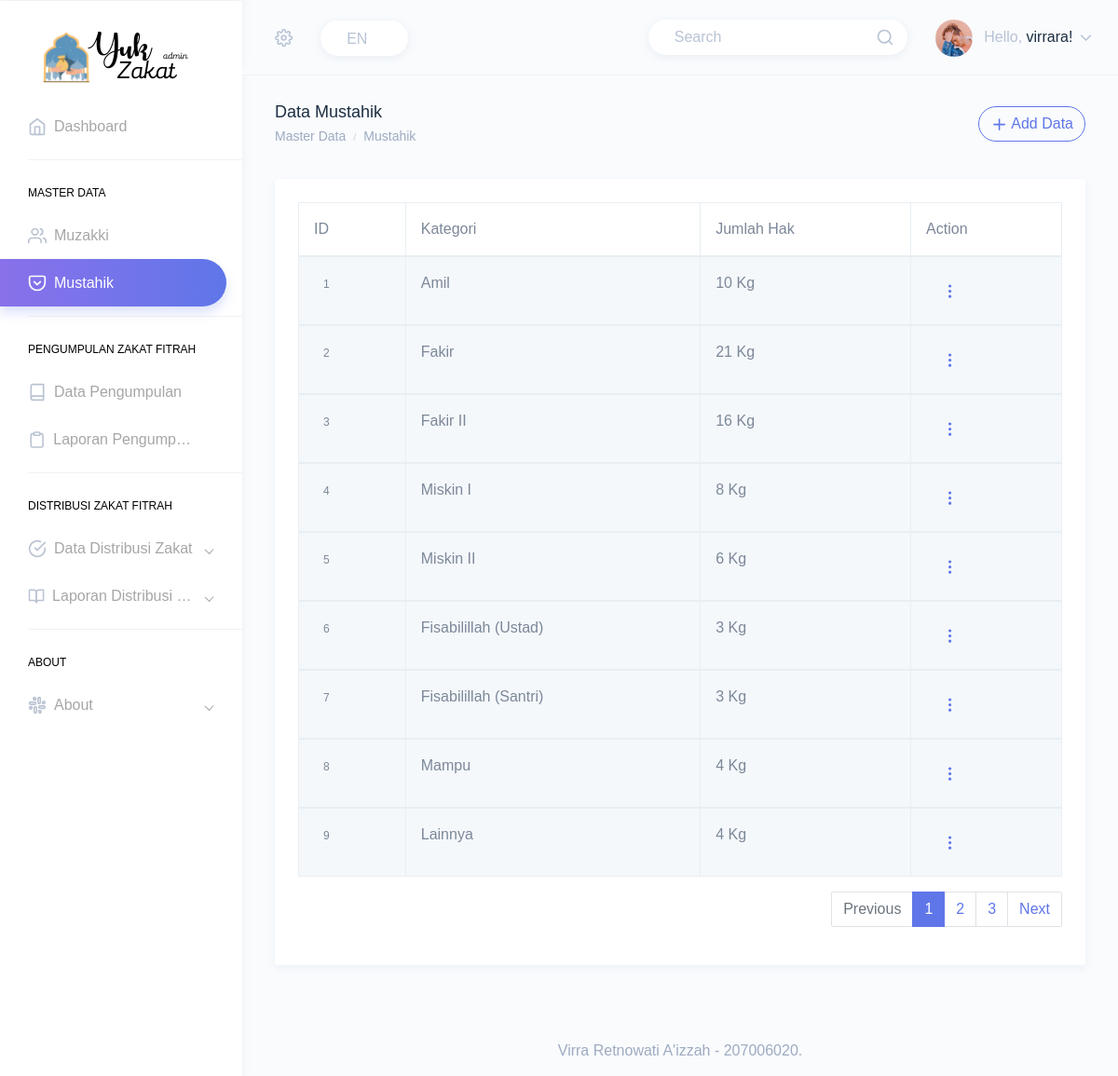
/html/mustahik.php (signed in), run on the app's committed database.
### tables this page shows
CREATE TABLE `kategori_mustahik` (
  `id_kategori` int(11) NOT NULL,
  `nama_kategori` varchar(100) NOT NULL,
  `jumlah_hak` varchar(12) NOT NULL
);

### html/mustahik.php (the view, shortened to what this page needs)
<!DOCTYPE html>
<html dir="ltr" lang="en">
<head>
    <link href="../dist/css/style.min.css" rel="stylesheet">
</head>
<body>
    <div id="main-wrapper" data-theme="light" data-layout="vertical" data-navbarbg="skin6" data-sidebartype="full" data-sidebar-position="fixed" data-header-position="fixed" data-boxed-layout="full">
        <header class="topbar" data-navbarbg="skin6">
            <nav class="navbar top-navbar navbar-expand-md">
                <div class="navbar-header" data-logobg="skin6">
                    <div class="navbar-brand">
                        <a href="\zakatfitrah/index.php">
                            <b class="logo-icon">
                                <img src="../assets/images/logo1.png" alt="homepage" class="dark-logo" />
                            </b>
                        </a>
                    </div>
                </div>
                <div class="navbar-collapse collapse" id="navbarSupportedContent">
                    <ul class="navbar-nav float-left mr-auto ml-3 pl-1">
                        <li class="nav-item dropdown">
                            <a class="nav-link dropdown-toggle" href="#" id="navbarDropdown" role="button"
                                data-toggle="dropdown" aria-haspopup="true" aria-expanded="false">
                                <i data-feather="settings" class="svg-icon"></i>
                            </a>
                        </li>
                        <li class="nav-item d-none d-md-block">
                            <a class="nav-link" href="javascript:void(0)">
                                <div class="customize-input">
                                    <select
                                        class="custom-select form-control bg-white custom-radius custom-shadow border-0">
                                        <option selected>EN</option>
                                    </select>
                                </div>
                            </a>
                        </li>
                    </ul>
                    <ul class="navbar-nav float-right">
                        <li class="nav-item d-none d-md-block">
                            <a class="nav-link" href="javascript:void(0)">
                                <form>
                                    <div class="customize-input">
                                        <input class="form-control custom-shadow custom-radius border-0 bg-white"
                                            type="search" placeholder="Search" aria-label="Search">
                                        <i class="form-control-icon" data-feather="search"></i>
                                    </div>
                                </form>
                            </a>
                        </li>
                        <li class="nav-item dropdown">
                            <a class="nav-link dropdown-toggle" href="javascript:void(0)" data-toggle="dropdown"
                                aria-haspopup="true" aria-expanded="false">
                                <img src="../assets/images/users/profile-pic.jpg" alt="user" class="rounded-circle"
                                    width="40">
                                <span class="ml-2 d-none d-lg-inline-block"><span>Hello,</span> <span
                                        class="text-dark"><?php echo "" . $_SESSION['username'] ."!". ""; ?></span> <i data-feather="chevron-down"
                                        class="svg-icon"></i></span>
                            </a>
                        </li>
                    </ul>
                </div>
            </nav>
        </header>
        <aside class="left-sidebar" data-sidebarbg="skin6">
            <div class="scroll-sidebar" data-sidebarbg="skin6">
                <nav class="sidebar-nav">
                    <ul id="sidebarnav">
                        <li class="sidebar-item"> <a class="sidebar-link sidebar-link" href="\zakatfitrah/index.php"
                                aria-expanded="false"><i data-feather="home" class="feather-icon"></i><span
                                    class="hide-menu">Dashboard</span></a></li>
                        <li class="list-divider"></li>
                        <li class="nav-small-cap"><span class="hide-menu">Master Data</span></li>
                        <li class="sidebar-item"> <a class="sidebar-link" href="muzakki.php"
                                aria-expanded="false"><i data-feather="users" class="feather-icon"></i><span
                                    class="hide-menu">Muzakki
                                </span></a>
                        </li>
                        <li class="sidebar-item"> <a class="sidebar-link sidebar-link" href="mustahik.php"
                                aria-expanded="false"><i data-feather="pocket" class="feather-icon"></i><span
                                    class="hide-menu">Mustahik</span></a>
                        </li>
                        <li class="list-divider"></li>
                        <li class="nav-small-cap"><span class="hide-menu">Pengumpulan Zakat Fitrah</span></li>
                        <li class="sidebar-item"> <a class="sidebar-link" href="pengumpulan-zakat.php"
                                aria-expanded="false"><i data-feather="book" class="feather-icon"></i><span
                                    class="hide-menu">Data Pengumpulan
                                </span></a>
                        </li>
                        <li class="sidebar-item"> <a class="sidebar-link" href="lap-pengumpulan.php"
                                aria-expanded="false"><i data-feather="clipboard" class="feather-icon"></i><span
                                    class="hide-menu">Laporan Pengumpulan
                                </span></a>
                        </li>
                        <li class="list-divider"></li>
                        <li class="nav-small-cap"><span class="hide-menu">Distribusi Zakat Fitrah</span></li>
                        <li class="sidebar-item"> <a class="sidebar-link has-arrow" href="javascript:void(0)"
                                aria-expanded="false"><i data-feather="check-circle" class="feather-icon"></i><span
                                    class="hide-menu">Data Distribusi Zakat</span></a>
                        </li>
                        <li class="sidebar-item"> <a class="sidebar-link has-arrow" href="javascript:void(0)"
                                aria-expanded="false"><i data-feather="book-open" class="feather-icon"></i><span
                                    class="hide-menu">Laporan Distribusi Zakat </span></a>
                        </li>
                        <li class="list-divider"></li>
                        <li class="nav-small-cap"><span class="hide-menu">About</span></li>
                        <li class="sidebar-item"> <a class="sidebar-link has-arrow" href="javascript:void(0)"
                                aria-expanded="false"><i data-feather="slack" class="feather-icon"></i><span
                                    class="hide-menu">About </span></a>
                        </li>
                    </ul>
                </nav>
            </div>
        </aside>
        <div class="page-wrapper">
            <div class="page-breadcrumb">
                <div class="row">
                    <div class="col-7 align-self-center">
                        <h4 class="page-title text-truncate text-dark font-weight-medium mb-1">Data Mustahik</h4>
                        <div class="d-flex align-items-center">
                            <nav aria-label="breadcrumb">
                                <ol class="breadcrumb m-0 p-0">
                                    <li class="breadcrumb-item"><a href="\zakatfitrah/index.php" class="text-muted">Master Data</a></li>
                                    <li class="breadcrumb-item text-muted active" aria-current="page">Mustahik</li>
                                </ol>
                            </nav>
                        </div>
                    </div>
                    <div class="col-5 align-self-center">
                        <div>
                        <button type="button" class="btn btn-rounded btn-outline-primary float-right" data-toggle="modal" data-target="#add_data_Modal" name="insert" id="insert"><i data-feather="plus" class="svg-icon"></i> Add Data</button>
                        </div>
                    </div>
                </div>
            </div>
            <div class="container-fluid">
                <div class="row">
                    <div class="col-12">
                        <div class="card">
                            <div class="card-body">
                                <div id="mustahik_table" class="table-responsive">
                                    <table id="zero_config" class="table table-striped table-bordered no-wrap">
                                        <thead>
                                            <tr>
                                                <th>ID</th>
                                                <th>Kategori</th>
                                                <th>Jumlah Hak</th>
                                                <th>Action</th>
                                            </tr>
                                        </thead>
                                        <?php
                                        include "config.php";
                                        $no = 1;
                                        $query = mysqli_query($conn, 'SELECT * FROM kategori_mustahik');
                                        while ($data = mysqli_fetch_array($query)) {
                                        ?>
                                        <tbody>
                                            <tr>
                                                <td><span class="badge badge-light-warning"><?php echo $no++ ?></span></td>
                                                <td><a href="javascript:void(0)" class="font-bold link"><?php echo  "". $data['nama_kategori'] ?></a></td>
                                                <td><?php echo $data['jumlah_hak'] ?></td>
                                                <td>
                                                    <a class="nav-link dropdown-toggle" href="#" id="navbarDropdown" role="button"
                                                        data-toggle="dropdown" aria-haspopup="true" aria-expanded="false">
                                                        <i data-feather="more-vertical" class="svg-icon"></i>
                                                    </a>
                                                </td>
                                            </tr>
                                        </tbody>
                                        <?php } ?>
                                    </table>
                                    <ul class="pagination float-right">
                                        <li class="page-item disabled">
                                            <a class="page-link" href="#" tabindex="-1">Previous</a>
                                        </li>
                                        <li class="page-item active"><a class="page-link" href="#">1</a></li>
                                        <li class="page-item">
                                            <a class="page-link" href="#">2 <span class="sr-only">(current)</span></a>
                                        </li>
                                        <li class="page-item"><a class="page-link" href="#">3</a></li>
                                        <li class="page-item">
                                            <a class="page-link" href="#">Next</a>
                                        </li>
                                    </ul>
                                </div>
                            </div>
                        </div>
                    </div>
                </div>
            </div>
            <footer class="footer text-center text-muted">
                Virra Retnowati A'izzah - 207006020.
            </footer>
        </div>
    </div>
</body>
</html>

### data on the page
kategori_mustahik: nama_kategori "Amil", jumlah_hak "10 Kg"
kategori_mustahik: nama_kategori "Fakir", jumlah_hak "21 Kg"
kategori_mustahik: nama_kategori "Fakir II", jumlah_hak "16 Kg"
kategori_mustahik: nama_kategori "Miskin I", jumlah_hak "8 Kg"
kategori_mustahik: nama_kategori "Miskin II", jumlah_hak "6 Kg"
kategori_mustahik: nama_kategori "Fisabilillah (Ustad)", jumlah_hak "3 Kg"
kategori_mustahik: nama_kategori "Fisabilillah (Santri)", jumlah_hak "3 Kg"
kategori_mustahik: nama_kategori "Mampu", jumlah_hak "4 Kg"
kategori_mustahik: nama_kategori "Lainnya", jumlah_hak "4 Kg"

### other printed values
$_SESSION['username'] "virrara"
